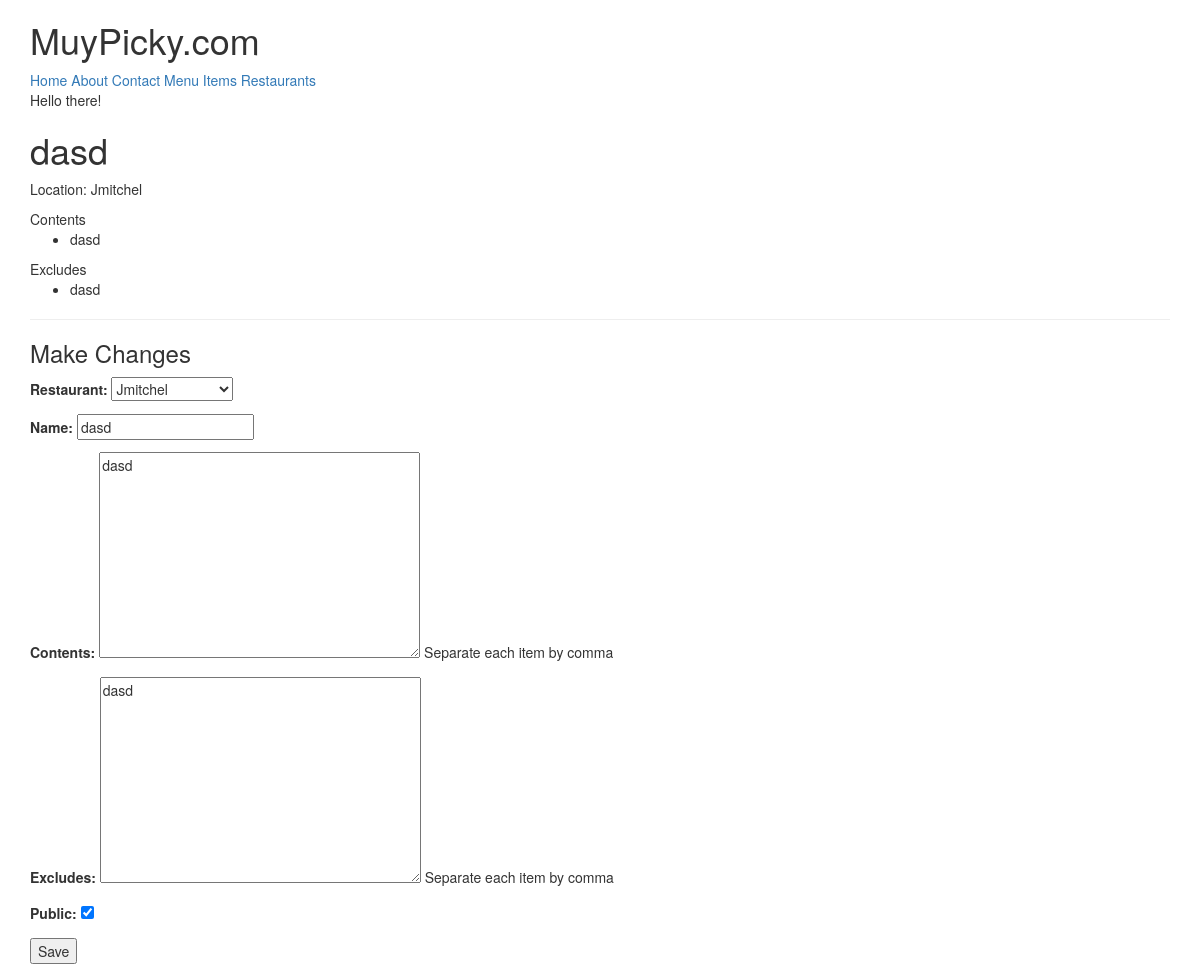
Before: /items/3/ (signed in) with the older database file.
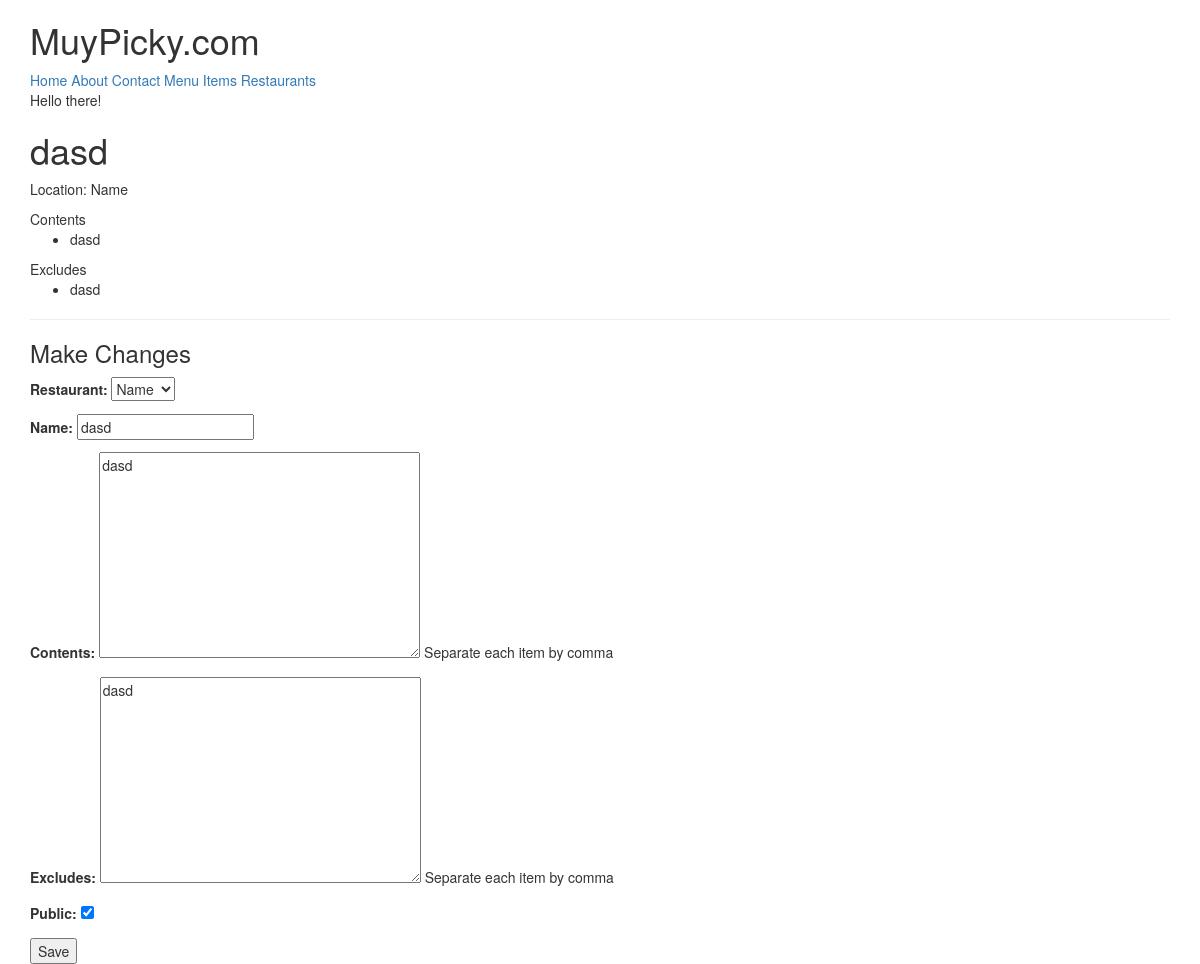
After: the same page with the newer database file.
### menus/models.py (models this page shows, shortened)
class Item(models.Model):
    user        = models.ForeignKey(settings.AUTH_USER_MODEL)
    restaurant  = models.ForeignKey(RestaurantLocation)
    name        = models.CharField(max_length=120)
    contents    = models.TextField(help_text='Separate each item by comma')
    excludes    = models.TextField(blank=True, null=True, help_text='Separate each item by comma')
    public      = models.BooleanField(default=True)
    timestamp   = models.DateTimeField(auto_now_add=True)
    updated     = models.DateTimeField(auto_now=True)
    class Meta:
        ordering = ['-updated', '-timestamp']
    def get_contents(self):
        return self.contents.split(",")
    def get_excludes(self):
        return self.excludes.split(",")

### restaurants/models.py (models this page shows, shortened)
class RestaurantLocation(models.Model):
    owner       = models.ForeignKey(User) # Django Models Unleashed JOINCFE.com
    name        = models.CharField(max_length=120)
    location    = models.CharField(max_length=120, null=True, blank=True)
    category    = models.CharField(max_length=120, null=True, blank=True, validators=[validate_category])
    timestamp   = models.DateTimeField(auto_now_add=True)
    updated     = models.DateTimeField(auto_now=True)
    slug        = models.SlugField(null=True, blank=True)
    objects = RestaurantLocationManager() # add Models.objects.all()
    def __str__(self):
        return self.name

### menus/views.py (the view)
# urls.py: url(r'^(?P<pk>\d+)/$', ItemUpdateView.as_view(), name='detail'),
class ItemUpdateView(UpdateView,LoginRequiredMixin):
    template_name = 'menus/detail-update.html'
    form_class = ItemForm
    def get_queryset(self):
        return Item.objects.filter(user=self.request.user)
    def get_form_kwargs(self):
        kwargs = super(ItemUpdateView,self).get_form_kwargs()
        kwargs['user'] = self.request.user
        return kwargs
    def get_context_data(self, *args, **kwargs):
        context = super(ItemUpdateView, self).get_context_data(*args, **kwargs)
        context['title'] = 'Update Item'
        return context

### menus/forms.py
class ItemForm(forms.ModelForm):
    class Meta:
        model = Item
        fields = [
            'restaurant',
            'name',
            'contents',
            'excludes',
            'public',
        ]
    def __init__(self, user=None, *args, **kwargs):
        print(user)
        super(ItemForm, self).__init__(*args,**kwargs)
        self.fields['restaurant'].queryset = RestaurantLocation.objects.filter(owner=user) #.exclude(item__isnull=False) - This exclude is used to remove restaurants which are already used as relation !

### restaurants/models.py (called while the page is built)
    def get_queryset(self):
        return RestaurantLocationQuerySet(self.model, using=self._db)

### menus/templates/menus/detail-update.html (shortened to what this page needs)
{% extends "base.html" %}
{% block content %}
<h1>{{ form.instance.name }}</h1>
<p>Location: {{ form.instance.restaurant.name }}</p>
{% if form.instance.contents %}
Contents
<ul>
    {% for item in form.instance.get_contents %}
    <li>{{ item }}</li>
    {% endfor %}
</ul>
{% endif %}
{% if form.instance.excludes %}
Excludes
<ul>
    {% for item in form.instance.get_excludes %}
    <li>{{ item }}</li>
    {% endfor %}
</ul>
{% endif %}
<hr/>
<h3>Make Changes</h3>
{% include 'snippets/form-snippet.html' with form=form %}
{% endblock %}

### templates/snippets/form-snippet.html (shortened to what this page needs)
<form method="POST"> {% csrf_token %}
    {{ form.as_p }}
    <button type="submit">Save</button>
</form>

Changed rows visible on the page:
changed Item "dasd": instance.restaurant.name "Jmitchel" → "Name"; restaurant "Jmitchel" → "Name"
